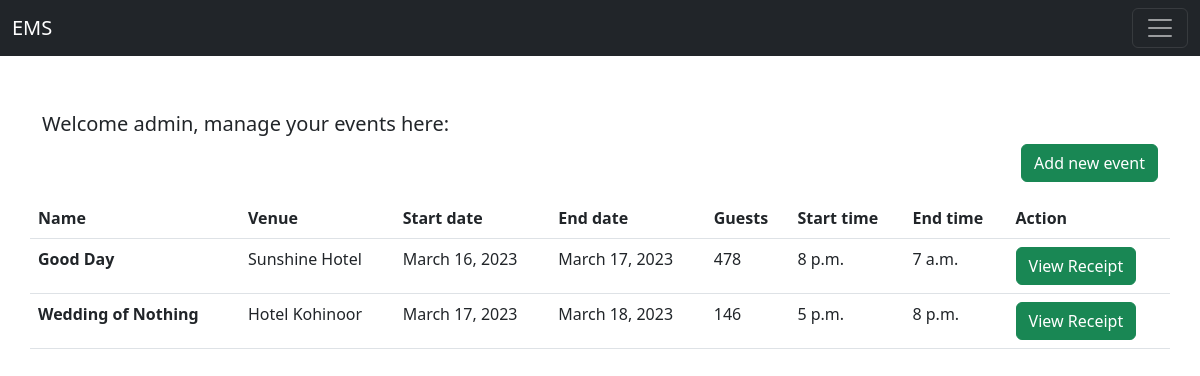
The page /eventCrud/ (signed in) on the database as committed earlier.
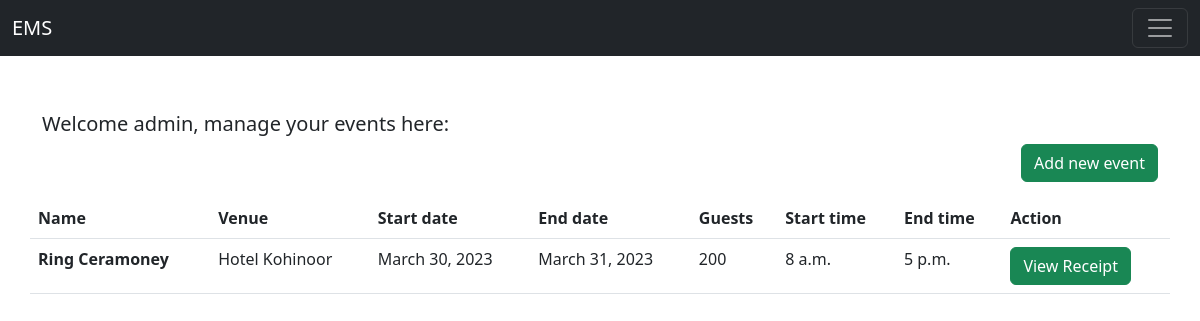
The same page on the database as committed later.
### eventApp/models.py (models this page shows, shortened)
class CreatEvent(models.Model):
    typ = (
        ('WeddingAnniversary', 'Wedding Anniversary'),
        ('BirthDay Party','BirthDay Party'),
        ('Conference', 'Conference'),
        ('CelebrationParty','Celebration Party'),
    )
    name = models.CharField(max_length=200)
    desc = models.TextField(null=True, blank=True)
    startDate = models.DateField(auto_now_add=False, auto_now=False)
    endDate = models.DateField(auto_now=False, auto_now_add=False)
    startTime = models.TimeField(auto_now=False,auto_now_add=False,null=True, blank=True)
    endTime = models.TimeField(auto_now=False,auto_now_add=False,null=True, blank=True)
    venue = models.ForeignKey(Venues,on_delete=models.CASCADE, null=True, blank=True)
    TicketPrice = models.PositiveIntegerField(null=True, blank=True)
    slug = AutoSlugField(populate_from = 'name',unique=True,null=True,default=None)
    img = models.ImageField(upload_to='event/' ,null=True, blank=True)
    eveTyp = models.CharField(choices=typ,null=True,blank=True,max_length=50)
    eveManager = models.ForeignKey(UserAccount, on_delete=models.CASCADE  ,null=True,blank=True)
    nGuest = models.PositiveIntegerField(null=True,blank=True)
    tBkngPrice = models.PositiveBigIntegerField(null=True,blank=True)
    status = models.BooleanField(null=True,blank=True,default=False)
    payDone = models.BooleanField(null=True,blank=True,default=False)
    def getBro(self):
        return f'/payStatus/{self.slug}/'

class Venues(models.Model):
    typV = (
        ('WeddingAnniversary', 'Wedding Anniversary'),
        ('BirthDay Party','BirthDay Party'),
        ('Conference', 'Conference'),
        ('CelebrationParty','Celebration Party'),
    )
    name = models.CharField(max_length=200)
    desc = models.CharField(max_length=300)
    img = models.ImageField(upload_to='venues/', null=True, blank=True)
    cpcty = models.PositiveIntegerField()
    mincpcty = models.PositiveIntegerField(blank=True,null=True)
    bkngPrice = models.PositiveIntegerField()
    rating = models.IntegerField(null=True, blank= True)
    areaSpecs = models.CharField(max_length=200)
    city = models.ForeignKey(City,on_delete=models.CASCADE,null=True,blank=True)
    address = models.CharField(max_length=400)
    availabililty = models.BooleanField(default=True)
    speciality = models.CharField(max_length=100,null=True,blank=True,choices=typV)
    slug = AutoSlugField(populate_from = 'name',unique=True,null=True,default=None,blank=True)
    mobNo = models.CharField(max_length=15,null=True,blank=True)
    srchDate = models.CharField(max_length=50,null=True,blank=True)
    owner = models.ForeignKey(UserAccount,on_delete=models.CASCADE,null=True,blank=True)

### eventApp/views.py (the view)
# urls.py: path('eventCrud/',views.eventCrude,name='eventCrude'),
@login_required(login_url='/login/')
def eventCrude(request):
    events = CreatEvent.objects.filter(eveManager = request.user)
    context = {
        'eve' : events,
    }
    return render(request,'main/crud/eventCrud.html',context)

### eventApp/models.py (called while the page is built)
    def __str__(self):
        return self.name

### templates/main/crud/eventCrud.html (shortened to what this page needs)
{% extends 'index.html' %}
{% block content %}
    <div class="container mt-4">
        <div class="row">
            <h5><span>Welcome {{request.user}}, manage your events here: </span></h5>
            <span class="d-flex justify-content-end align-items-left"><a href="{% url 'places' %}"><button class="btn btn-success">Add new event</button></a></span>
            <table class="table mt-3">
                <thead>
                  <tr>
                    <th scope="col">Name</th>
                    <th scope="col">Venue</th>
                    <th scope="col">Start date</th>
                    <th scope="col">End date</th>
                    <th scope="col">Guests</th>
                    <th scope="col">Start time</th>
                    <th scope="col">End time</th>
                    <th scope="col">Action</th>
                  </tr>
                </thead>
                <tbody>
                    {% for x in eve %}
                        <tr>
                            <th scope="row">{{x.name}}</th>
                            <td>{{x.venue.name}}</td>
                            <td>{{x.startDate}}</td>
                            <td>{{x.endDate}}</td>
                            <td>{{x.nGuest}}</td>
                            <td>{{x.startTime}}</td>
                            <td>{{x.endTime}}</td>
                            <td>
                            {% if not x.status %}
                                <span>
                                    <button type="button" class="btn btn-danger" data-bs-toggle="modal" data-bs-target="#exampleModal{{forloop.counter}}">Delete</button>
                                </span>
                                <span>
                                    <a href="{{x.getEdit}}"><button type="button" class="btn btn-primary">Edit</button></a>
                                </span>
                                <span>
                                    <a href="{{x.cnfrmOrder}}"><button type="button" class="btn btn-primary">Confirm</button></a>
                                </span>
                            {% else %}
                                {% if not x.payDone %}
                                    <a href="{{x.payCr}}"><span><button type="button" data-bs-toggle="modal" data-bs-target="#exampleModal2{{forloop.counter}}" class="btn btn-success">Pay</button></span></a>
                                {% else %}
                                    <a href="{{x.getBro}}"><span><button type="button" class="btn btn-success">View Receipt</button></span></a>
                                {% endif %}
                            {% endif %}
                            </td>
                        </tr>
                  {% endfor %}
                </tbody>
              </table>
              {% for x in eve %}
                    </div>
            {% endfor %}
        </div>
{% endblock %}

Rows that differ between the two databases and show on the page:
removed CreatEvent: name "Good Day", venue.name "Sunshine Hotel", startDate "March 16, 2023", endDate "March 17, 2023", nGuest "478", startTime "8 p.m.", endTime "7 a.m."
removed CreatEvent: name "Wedding of Nothing", venue.name "Hotel Kohinoor", startDate "March 17, 2023", endDate "March 18, 2023", nGuest "146", startTime "5 p.m.", endTime "8 p.m."
added CreatEvent: name "Ring Ceramoney", venue.name "Hotel Kohinoor", startDate "March 30, 2023", endDate "March 31, 2023", nGuest "200", startTime "8 a.m.", endTime "5 p.m."
